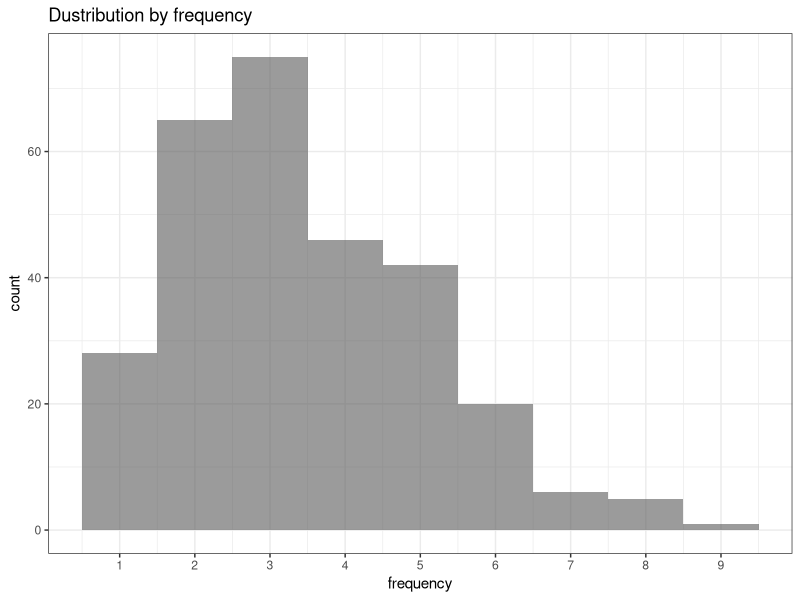
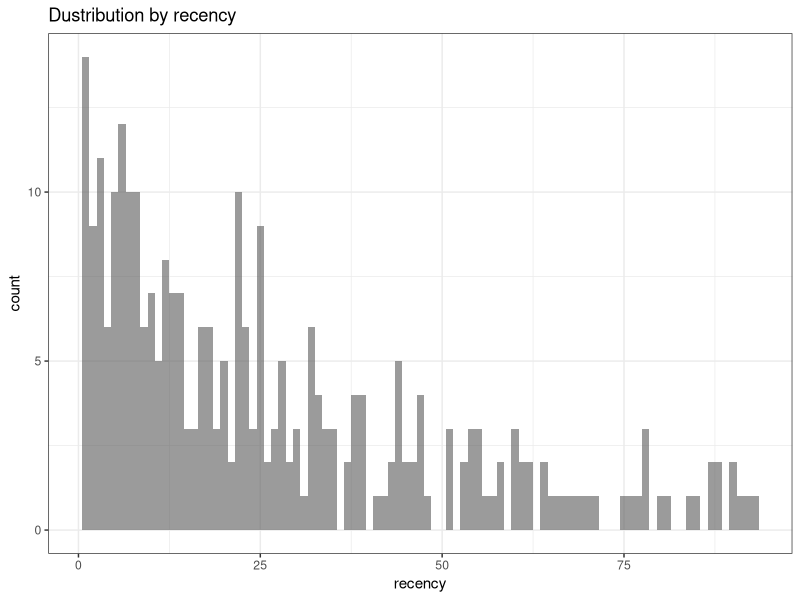
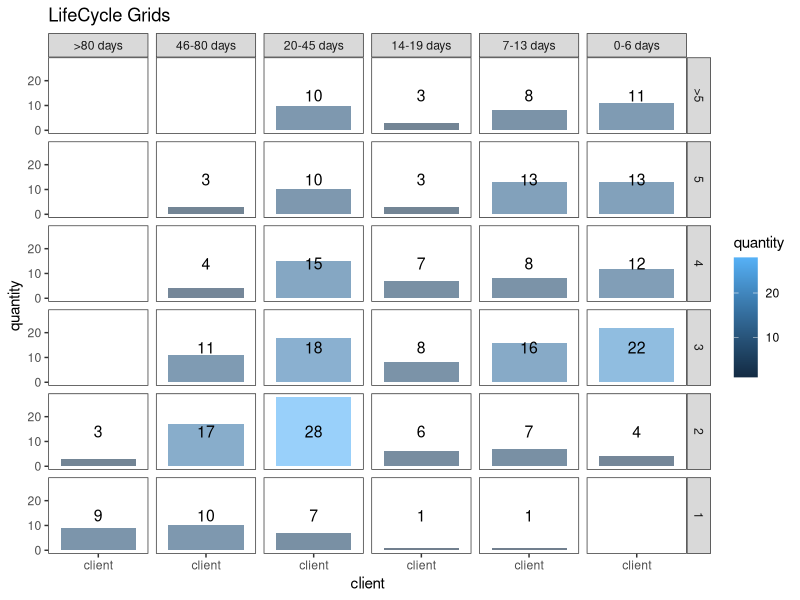
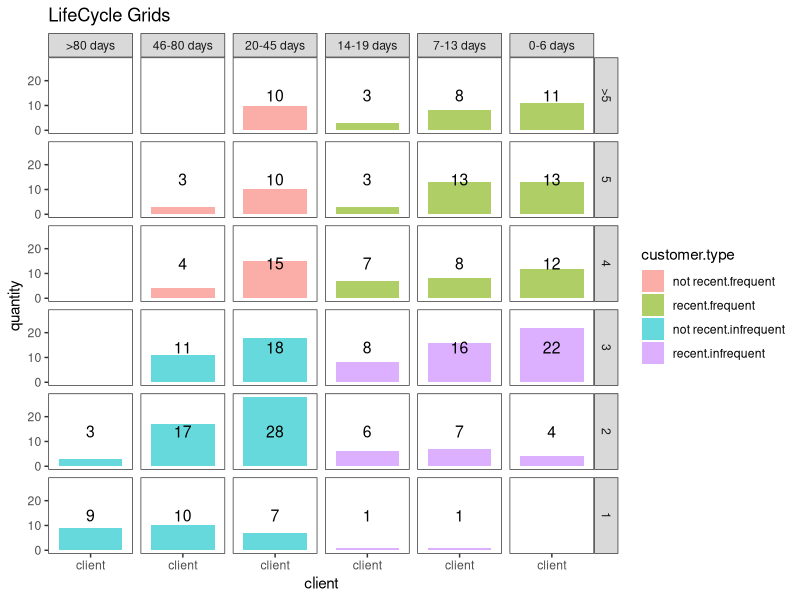
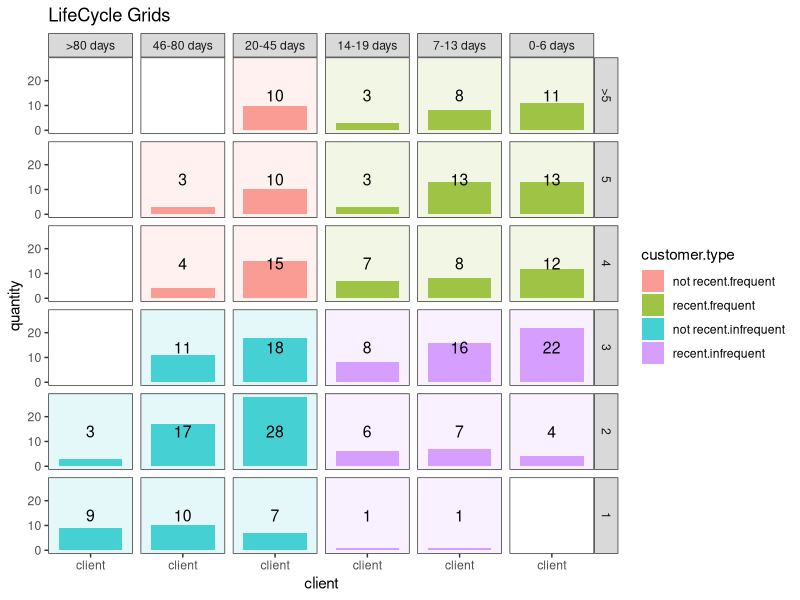
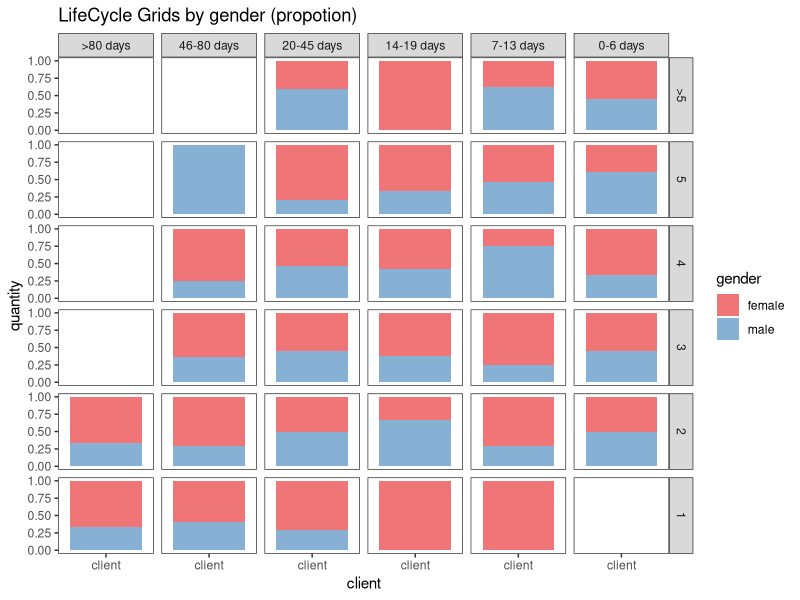
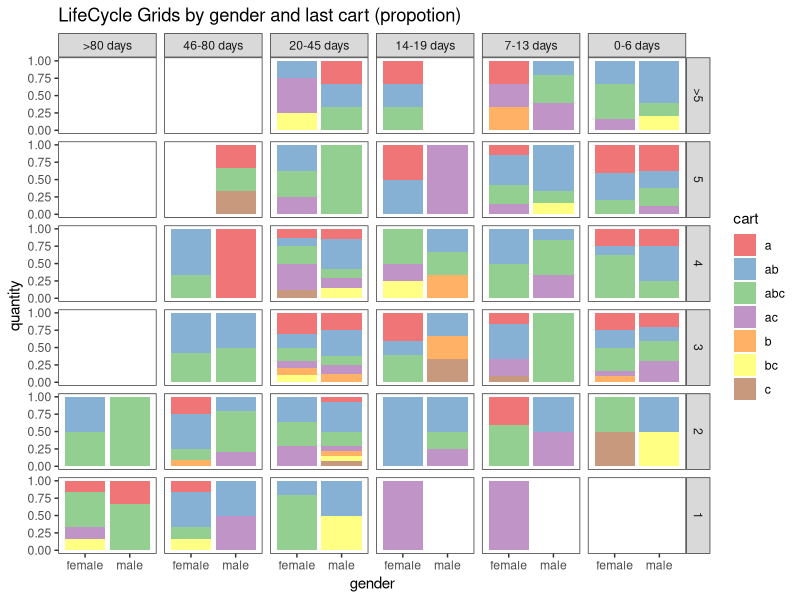

R code for these plots, in order:
# loading libraries
library(tidyverse)
library(reshape2)
library(ggplot2)

# http://analyzecore.com/2015/02/16/customer-segmentation-lifecycle-grids-with-r/

# creating data sample
set.seed(10)
data <- data.frame(orderId=sample(c(1:1000), 5000, replace=TRUE),
                   product=sample(c('NULL','a','b','c'), 5000, replace=TRUE,
                                  prob=c(0.15, 0.65, 0.3, 0.15)))
order <- data.frame(orderId=c(1:1000),
                    clientId=sample(c(1:300), 1000, replace=TRUE))
gender <- data.frame(clientId=c(1:300),
                     gender=sample(c('male', 'female'), 300, replace=TRUE, prob=c(0.40, 0.60)))
date <- data.frame(orderId=c(1:1000),
                   orderdate=sample((1:100), 1000, replace=TRUE))
orders <- merge(data, order, by='orderId')
orders <- merge(orders, gender, by='clientId')
orders <- merge(orders, date, by='orderId')
orders <- orders[orders$product!='NULL', ]
orders$orderdate <- as.Date(orders$orderdate, origin="2012-01-01")
rm(data, date, order, gender)

# reporting date
today <- as.Date('2012-04-11', format='%Y-%m-%d')

# processing data
orders <- dcast(orders, orderId + clientId + gender + orderdate ~ product, value.var='product', fun.aggregate=length)

orders <- orders %>%
  group_by(clientId) %>%
  mutate(frequency=n(),
         recency=as.numeric(today-orderdate)) %>%
  filter(orderdate==max(orderdate)) %>%
  filter(orderId==max(orderId)) %>%
  ungroup()

# exploratory analysis
ggplot(orders, aes(x=frequency)) +
  theme_bw() +
  scale_x_continuous(breaks=c(1:10)) +
  geom_histogram(alpha=0.6, binwidth=1) +
  ggtitle("Dustribution by frequency")

ggplot(orders, aes(x=recency)) +
  theme_bw() +
  geom_histogram(alpha=0.6, binwidth=1) +
  ggtitle("Dustribution by recency")

# Next, add segments to each client based on the boundaries. 
# Create new variable 'cart', which includes products from the last cart, 
# for doing in-depth analysis.

orders.segm <- orders %>%
  mutate(segm.freq=ifelse(between(frequency, 1, 1), '1',
                          ifelse(between(frequency, 2, 2), '2',
                                 ifelse(between(frequency, 3, 3), '3',
                                        ifelse(between(frequency, 4, 4), '4',
                                               ifelse(between(frequency, 5, 5), '5', '>5')))))) %>%
  mutate(segm.rec=ifelse(between(recency, 0, 6), '0-6 days',
                         ifelse(between(recency, 7, 13), '7-13 days',
                                ifelse(between(recency, 14, 19), '14-19 days',
                                       ifelse(between(recency, 20, 45), '20-45 days',
                                              ifelse(between(recency, 46, 80), '46-80 days', '>80 days')))))) %>%
  # creating last cart feature
  mutate(cart=paste(ifelse(a!=0, 'a', ''),
                    ifelse(b!=0, 'b', ''),
                    ifelse(c!=0, 'c', ''), sep='')) %>%
  arrange(clientId)

# defining order of boundaries
orders.segm$segm.freq <- factor(orders.segm$segm.freq, levels=c('>5', '5', '4', '3', '2', '1'))
orders.segm$segm.rec <- factor(orders.segm$segm.rec, levels=c('>80 days', '46-80 days', '20-45 days', '14-19 days', '7-13 days', '0-6 days'))

# combine clients into segments
lcg <- orders.segm %>%
  group_by(segm.rec, segm.freq) %>%
  summarise(quantity=n()) %>%
  mutate(client='client') %>%
  ungroup()

lcg.matrix <- dcast(lcg, segm.freq ~ segm.rec, value.var='quantity', fun.aggregate=sum)

ggplot(lcg, aes(x=client, y=quantity, fill=quantity)) +
  theme_bw() +
  theme(panel.grid = element_blank())+
  geom_bar(stat='identity', alpha=0.6) +
  geom_text(aes(y=max(quantity)/2, label=quantity), size=4) +
  facet_grid(segm.freq ~ segm.rec) +
  ggtitle("LifeCycle Grids")

lcg.adv <- lcg %>%
  mutate(rec.type = ifelse(segm.rec %in% c(">80 days", "46-80 days", "20-45 days"), "not recent", "recent"),
         freq.type = ifelse(segm.freq %in% c(">5", "5", "4"), "frequent", "infrequent"),
         customer.type = interaction(rec.type, freq.type))

ggplot(lcg.adv, aes(x=client, y=quantity, fill=customer.type)) +
  theme_bw() +
  theme(panel.grid = element_blank()) +
  facet_grid(segm.freq ~ segm.rec) +
  geom_bar(stat='identity', alpha=0.6) +
  geom_text(aes(y=max(quantity)/2, label=quantity), size=4) +
  ggtitle("LifeCycle Grids")

# with background
ggplot(lcg.adv, aes(x=client, y=quantity, fill=customer.type)) +
  theme_bw() +
  theme(panel.grid = element_blank()) +
  geom_rect(aes(fill = customer.type), xmin = -Inf, xmax = Inf, ymin = -Inf, ymax = Inf, alpha = 0.1) +
  facet_grid(segm.freq ~ segm.rec) +
  geom_bar(stat='identity', alpha=0.7) +
  geom_text(aes(y=max(quantity)/2, label=quantity), size=4) +
  ggtitle("LifeCycle Grids")

lcg.sub <- orders.segm %>%
  group_by(gender, cart, segm.rec, segm.freq) %>%
  summarise(quantity=n()) %>%
  mutate(client='client') %>%
  ungroup()

ggplot(lcg.sub, aes(x=client, y=quantity, fill=gender)) +
  theme_bw() +
  scale_fill_brewer(palette='Set1') +
  theme(panel.grid = element_blank())+
  geom_bar(stat='identity', position='fill' , alpha=0.6) +
  facet_grid(segm.freq ~ segm.rec) +
  ggtitle("LifeCycle Grids by gender (propotion)")

ggplot(lcg.sub, aes(x=gender, y=quantity, fill=cart)) +
  theme_bw() +
  scale_fill_brewer(palette='Set1') +
  theme(panel.grid = element_blank())+
  geom_bar(stat='identity', position='fill' , alpha=0.6) +
  facet_grid(segm.freq ~ segm.rec) +
  ggtitle("LifeCycle Grids by gender and last cart (propotion)")